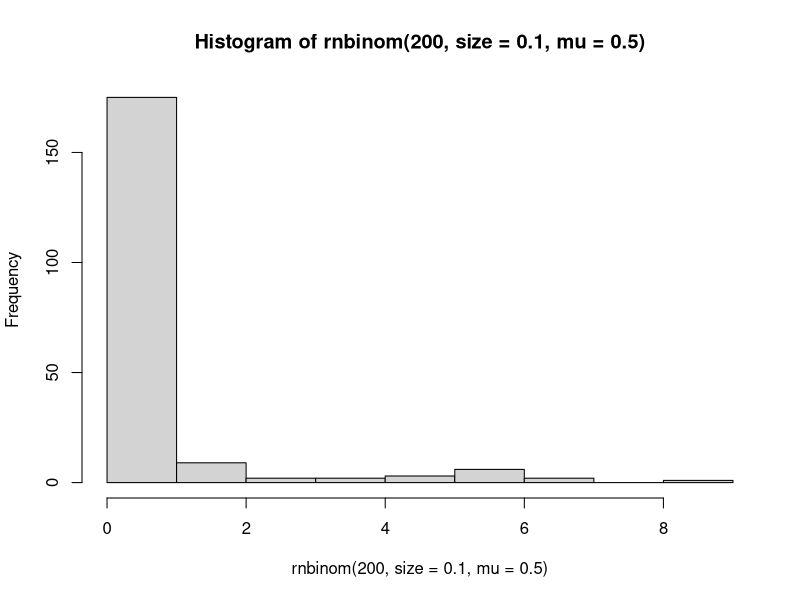
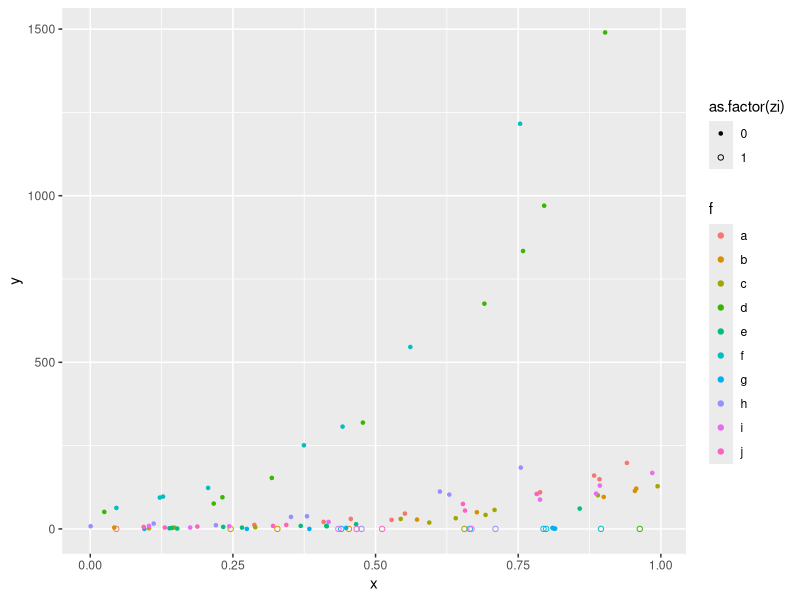
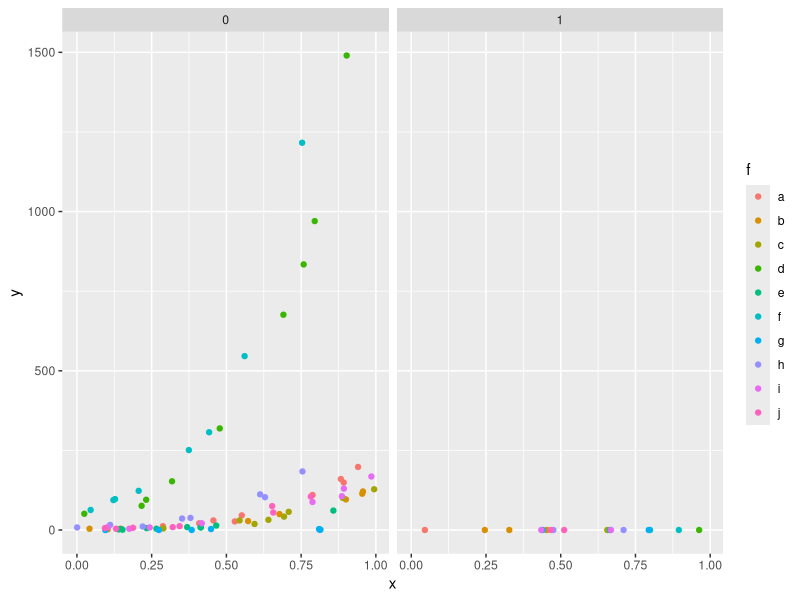
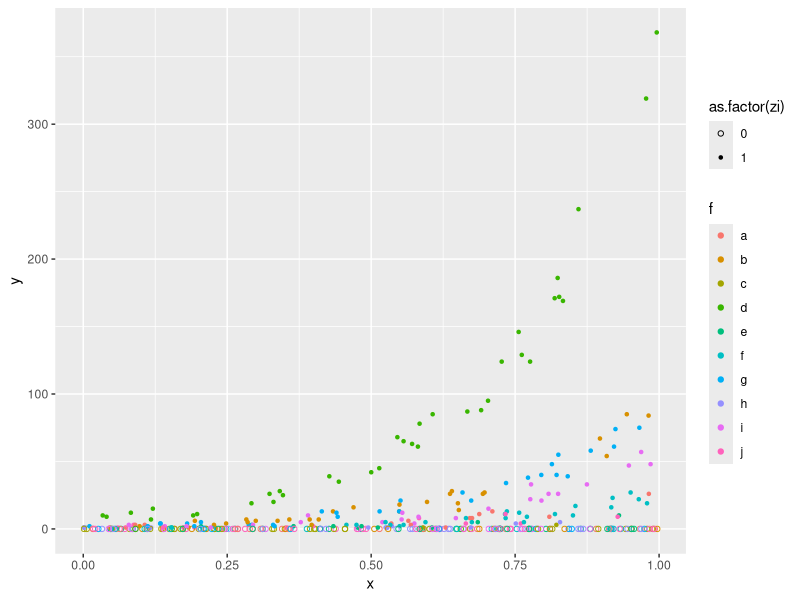
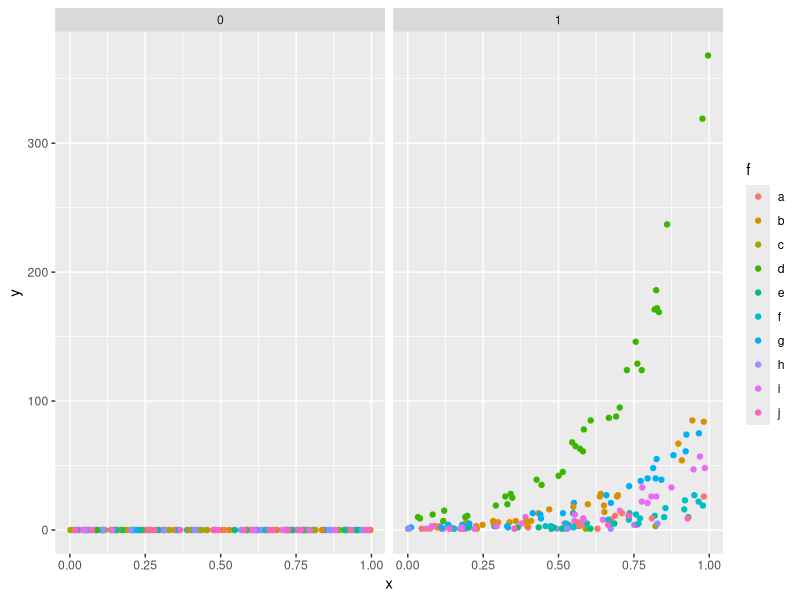

Source code (R) for these figures, in order:
## ---- chunk 1
hist(rnbinom(200, size = 0.1, mu = 0.5))
## ---- chunk 2
library(tidyverse)
inverse_logit <- function(x) plogis(x)
## ---- chunk 3
set.seed(123)
d <- data.frame(f = factor(rep(letters[1:10], each = 10)), x = runif(100))
u <- rnorm(10, sd = 2)
d$eta <- with(d, u[f] + 1 + 4 * x)
pz <- 0.2 # probability of excess zeros
zi <- rbinom(100, size = 1, prob = pz)
d$y <- ifelse(zi, 0, rpois(100, lambda = exp(d$eta)))
d$zi <- zi
## ---- chunk 4
ggplot(d, aes(x, y, colour = f, shape = as.factor(zi))) + geom_point() +
  scale_shape_manual(values = c(20, 21))
## ---- chunk 5
ggplot(d, aes(x, y, colour = f)) + geom_point() +
  facet_wrap(~zi)
## ---- chunk 6
# simulated zero-inflated Poisson example
set.seed(99)
d <- data.frame(f = factor(rep(letters[1:10], each = 10)), x = runif(400))
u <- rnorm(10, sd = 2)
d$eta0 <- with(d, u[f] + 1 + 0.6 * x)
d$eta <- with(d, u[f] + 1 + 4 * x)
pz <- inverse_logit(d$eta0) # probability of excess zeros
zi <- rbinom(400, size = 1, prob = pz)
rtpois <- function(N, lambda) qpois(runif(N, dpois(0, lambda), 1), lambda) # truncated poisson
d$y <- ifelse(zi==0, 0, rtpois(400, lambda = exp(d$eta)))
d$zi <- zi
## ---- chunk 7
ggplot(d, aes(x, y, colour = f, shape = as.factor(zi))) + geom_point() +
  scale_shape_manual(values = c(21, 20))

ggplot(d, aes(x, y, colour = f)) + geom_point() +
  facet_wrap(~zi)
